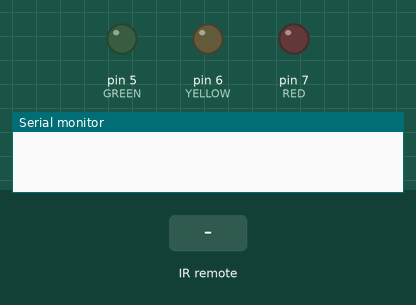
This sketch was run on a simulated Arduino Uno, built with avr-gcc and run on an emulated ATmega328P. On the bench: output pins drawn as LEDs (lit = HIGH), the last lines printed to the serial monitor. The inputs (shaded band) are chosen by the test bench.

Above: at 1.2 s.
1.3 s: infrared code 0xFF30CF received
At 2.5 s:
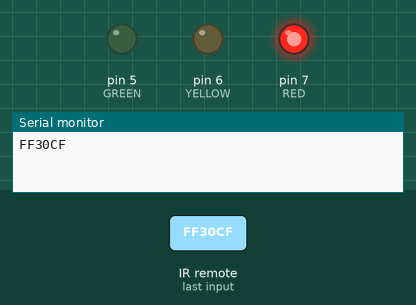
2.8 s: infrared code 0xFF18E7 received
At 3.9 s:
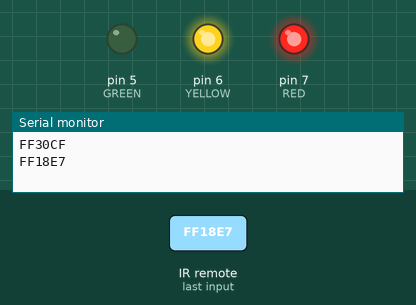
4.3 s: infrared code 0xFF7A85 received
At 5.0 s:
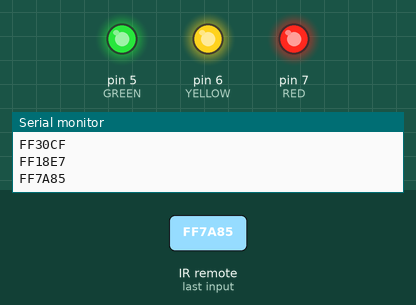
5.8 s: infrared code 0xFF30CF received
At 6.2 s:
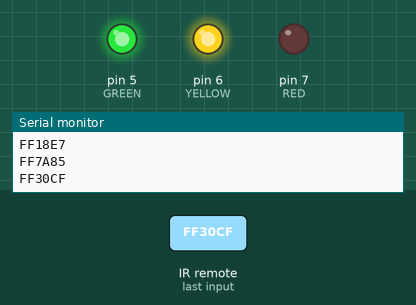
7.3 s: infrared code 0xFF18E7 received
At 8.5 s:
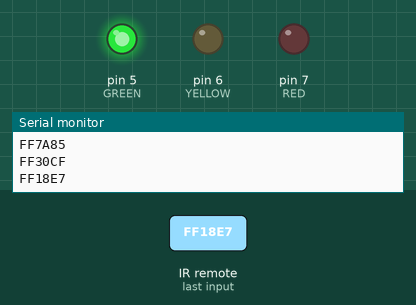
Timing chart, 0 to 9.8 s (numbered marks = the images above; inputs shaded):
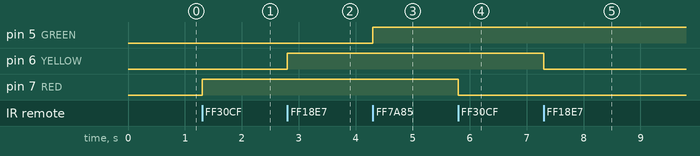

Measured:
- after the input at 1.3 s, pin 7 (RED): LOW → HIGH at once
- after the input at 2.8 s, pin 6 (YELLOW): LOW → HIGH at once
- after the input at 4.3 s, pin 5 (GREEN): LOW → HIGH at once
- after the input at 5.8 s, pin 7 (RED): HIGH → LOW at once
- after the input at 7.3 s, pin 6 (YELLOW): HIGH → LOW at once

The sketch:

dieukhienledbangremote.ino
```cpp
#include <IRremote.h> // thư viện hỗ trợ IR remote

const int receiverPin = 8; // chân digital 8 dùng để đọc tín hiệu
IRrecv irrecv(receiverPin); // tạo đối tượng IRrecv mới
decode_results results;// lưu giữ kết quả giải mã tín hiệu

const int RED = 7;// LED đỏ
const int YELLOW = 6;// LED vàng
const int GREEN = 5;// LED xanh
/* trạng thái của các LEDs*/
boolean stateRED = false;
boolean stateYELLOW = false;
boolean stateGREEN = false;
void setup()
{
  Serial.begin(9600);// serial
  irrecv.enableIRIn(); // start the IR receiver
  pinMode(RED, OUTPUT);
  pinMode(YELLOW, OUTPUT);
  pinMode(GREEN, OUTPUT);
}
// translate IR signals
void translateIR()
{
  switch(results.value)
  {
    case 0xFF30CF:  stateRED = !stateRED; //NHAN SO 1
                digitalWrite(RED, stateRED);
                break;
    case 0xFF18E7: stateYELLOW = !stateYELLOW; //NHAN SO 2
                digitalWrite(YELLOW, stateYELLOW);
                break;
    case 0xFF7A85: stateGREEN = !stateGREEN; //NHAN SO 3
                digitalWrite(GREEN, stateGREEN);
                break;
    case 0xFF6897: stateRED = stateYELLOW = stateGREEN = false;//NHAN SO 0
                digitalWrite(RED, 0);
                digitalWrite(YELLOW, 0);
                digitalWrite(GREEN, 0);
  }
}
void loop()
{
  if (irrecv.decode(&results)) // nếu nhận được tín hiệu
  {
    translateIR();
    Serial.println(results.value, HEX);
    delay(200);
    irrecv.resume(); // nhận giá trị tiếp theo
  }
}
```
